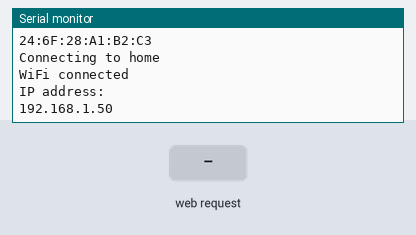
Bench run of a sketch on a simulated ESP8266 (NodeMCU). On the bench: the last lines printed to the serial monitor. Inputs (shaded band) come from the test bench. WiFi joins after 1.5 s; servers stay silent unless stated.

Above: at 2.7 s.
2.8 s: HTTP request GET /status?active=1 received
At 3.9 s:
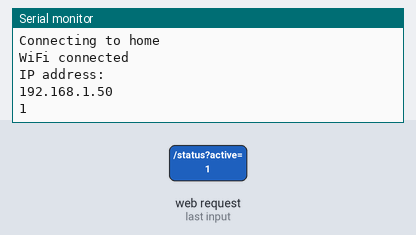
4.3 s: HTTP request GET /status?active=0 received
At 5.0 s:
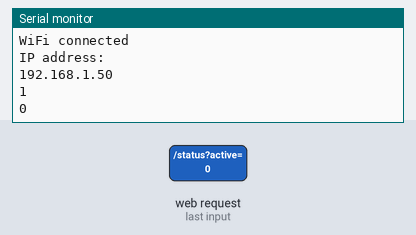

The sketch:

ESP_BrowserStatus.ino
```cpp
// (licence header left out)
// Libraries
#include <ESP8266WiFi.h>
#include <ESP8266WebServer.h>
#include <ESP8266mDNS.h>
#include <WiFiManager.h>

#include "index.h";

// webserver
ESP8266WebServer server ( 80 );

void setup() {

  WiFi.mode(WIFI_STA);
  WiFiManager wm;
  // Start serial, you can choose the baud-rate based on your requirement
  Serial.begin(19200);
  delay(10);

  while (!Serial) {
    ; // wait for serial port to connect. Needed for native USB port only
  }

  bool res;
    res = wm.autoConnect("MyKit"); // accesspoint

    if(!res) {
        Serial.println("Failed to connect");
    }
    else {
      // set new WiFi SSID and Password
      String ssid = wm.getWiFiSSID();
      String pass = wm.getWiFiPass();
        Serial.println(WiFi.macAddress ());
        Serial.println();
        Serial.println();
        Serial.print("Connecting to ");
        Serial.println(ssid);
        Serial.println("");
        Serial.println("WiFi connected");
        Serial.println("IP address: ");
        Serial.println(WiFi.localIP());

        //get browser status
        server.on("/status",getBrowserStatus);

        server.begin();
    }

}//setup

void loop() {
server.handleClient();

}//loop

/**
 * this method broadcasts message from the browser and activty every 1 sec.
 * User can use this method and implement based on your requirement
 */
void getBrowserStatus(){
  String browserStatus = server.arg("active");
  Serial.println(browserStatus);

}//getBrowserStatus
```

index.h
```cpp
const char MAIN_page[] PROGMEM = R"=====(
<!DOCTYPE html>
<html lang="en">
   <head>
      <title>Browser Status</title>
   </head>
   <body>
      <script>
         setInterval(function() {
           // Call a function repetatively with 1 Second interval

           sendBrowserStatus();

         }, 1000); //1000mSeconds update rate


         function sendBrowserStatus() {
          $.get('/status?active=online' ,function(data){
             console.log(data);
           });
         }

      </script>
   </body>
</html>
)=====";
```

Measured:
- after the input at 2.8 s, the serial monitor: prints a new line at once (image 1)
- after the input at 4.3 s, the serial monitor: prints a new line at once (image 2)
